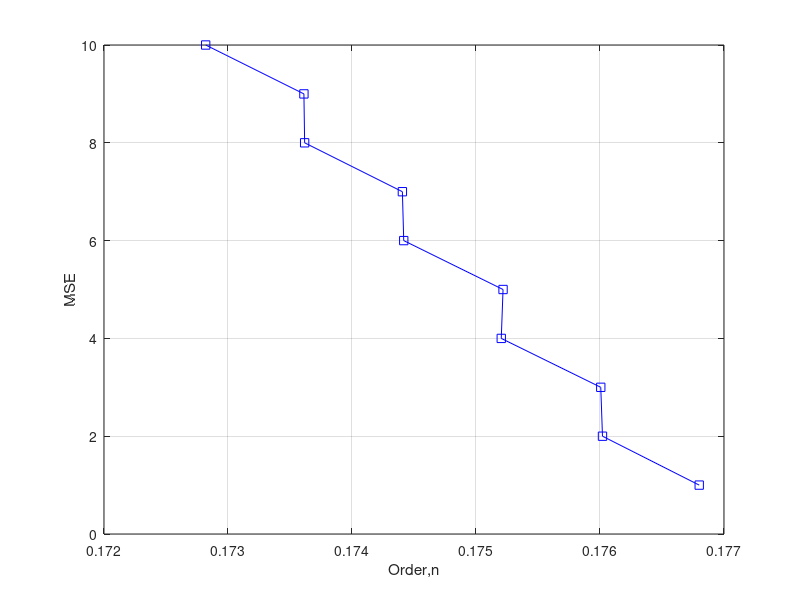

This figure's MATLAB source:
clc;close all;clear all;

x=0:0.0001:100;
a=10;b=50;c=0.1;
temp = -((x-b).^2)/(2*c.^2);
y=a*(exp(temp)); % x and y data
t_M= zeros(10,1);          %creates an empty cell of 11 rows
t_n = zeros(10,1);
for k = 1:1:10
    db = 30;
    y0 = awgn(y,db,'measured');
    n=k;                     %order used
    a=polyfit(x,y0,n);       %gives model parameters
    ym=polyval(a,x);         % gives the fittd values
    MSE= mean((y0-ym).^2);   %gives mean  square error
    t_M(k,1) = MSE;            %stores each value of MSE 
    %in each index of the error matrix
    t_n(k,1) = n;
    
end
%s_e = [t_n:t_M];
%xlswrite('MSE_vs_n.xls',s_e);
n_M = [t_M,t_n];
n = n_M(:,1);
MSE = n_M(:,2);
figure;
plot(n, MSE, '-bs')
xlabel('Order,n')
ylabel('MSE')
grid on
